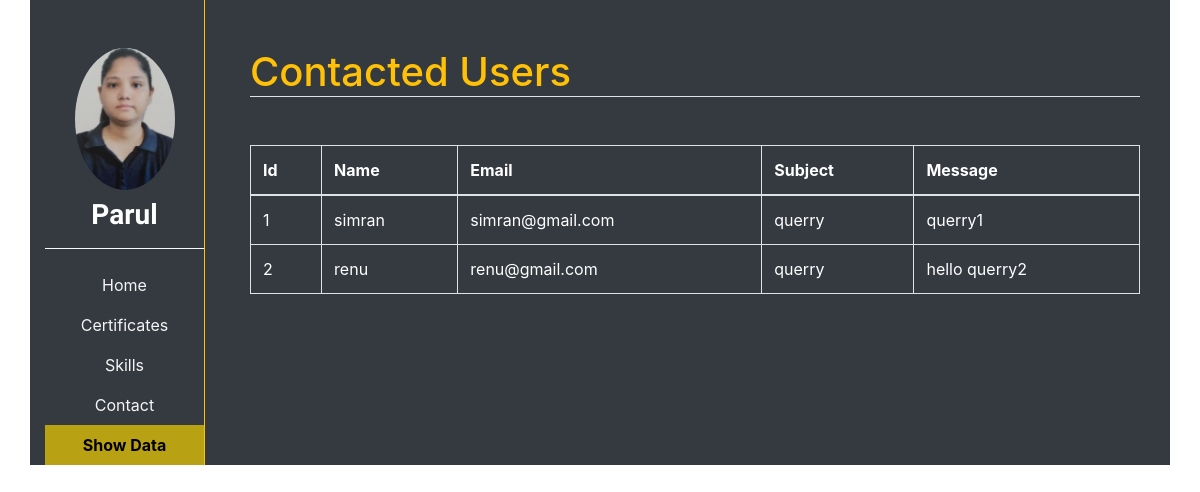
Page /showdata/ on the committed database.
### core/models.py (models this page shows)
class Contact(models.Model):
    name=models.CharField(max_length=70)
    email=models.EmailField(max_length=100)
    subject=models.CharField(max_length=200)
    message=models.CharField(max_length=200)
    def __str__(self):
        return self.name

### core/views.py (the view)
# urls.py: path('showdata/',views.showcontact,name="show"),
def showcontact(request):
    cont=Contact.objects.all()
    print(cont)
    return render(request,"core/showdata.html",{"showdata":"active","contact":cont})

### core/templates/core/showdata.html
{% extends 'core/base.html'%}
{% load static %}
{% block content %}
<div class="container mt-5">
    <h1 class="text-warning border-bottom mb-5">Contacted Users</h1>
    <table id="example" class="table table-bordered text-white" style="width:100% ">
        <thead>
            <tr>
                <th>Id</th>
                <th>Name</th>
                <th>Email</th>
                <th>Subject</th>
                <th>Message</th>
            </tr>
        </thead>
        <tbody>
            {% for i in contact %}
            <tr>
                <td>{{i.id}}</td>
                <td>{{i.name}}</td>
                <td>{{i.email}}</td>
                <td>{{i.subject}}</td>
                <td>{{i.message}}</td>
            </tr>
            {% endfor %}
        </tbody>
</div>
{% endblock content %}

### core/static/core/css/core.css (style rules this page uses)
* { box-sizing: border-box; }
html, body { margin: 0; padding: 0; height: 100%; }

### rows in the picture
Contact: id "1", name "simran", email "simran@gmail.com", subject "querry", message "querry1"
Contact: id "2", name "renu", email "renu@gmail.com", subject "querry", message "hello querry2"
